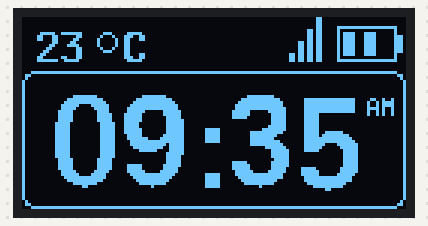
The sketch below on a simulated Arduino Uno, built with avr-gcc and run on an emulated ATmega328P. Shown: 128×64 one-colour display.

Above: at 0.3 s.

The sketch:

flexo3.ino
```cpp
#include "U8glib.h"

U8GLIB_SSD1306_128X64 u8g(U8G_I2C_OPT_NO_ACK);

void drawOverview() {
  u8g.setFont(u8g_font_8x13B);

  //Linha superior - temperatura
  u8g.drawStr( 5, 15, "23");
  u8g.drawCircle(28,8,3);
  u8g.drawStr( 34, 15, "C");
  //Hora
  u8g.setFont(u8g_font_fub30);
  u8g.drawStr( 10, 57, "09:35");

  //Texto - AM
  u8g.setFont(u8g_font_5x7);
  u8g.drawStr( 115, 33, "AM");

  //moldura relogio
  u8g.drawRFrame(0,18, 128, 46, 4);

  //Desenho bateria
  u8g.drawRFrame(105, 3, 20,12 , 0);
  u8g.drawBox(125, 6, 2,6);
  u8g.drawBox(107, 5, 4,8);
  u8g.drawBox(114, 5, 4,8);

  //Desenho linhas sinal
  u8g.drawVLine(99,0, 15);
  u8g.drawVLine(98,0, 15);
  u8g.drawVLine(96,4, 11);
  u8g.drawVLine(95,4, 11);
  u8g.drawVLine(93,8, 7);
  u8g.drawVLine(92,8, 7);
  u8g.drawVLine(90,12, 3);
  u8g.drawVLine(89,12, 3);

}

void drawCaneca() {
  u8g.setFont(u8g_font_8x13B);
  u8g.drawRFrame(0, 18, 128, 46, 4);
  u8g.drawStr( 30, 15, "BAFOMETRO");
  u8g.drawStr( 10, 37, "Aguarde");

    u8g.drawBox(80, 25, 20, 30);
    u8g.drawHLine(77, 24, 26);
    u8g.drawRFrame(78, 25 , 24, 32, 0);
    u8g.drawRFrame(77, 25 , 26, 32, 0);
    u8g.drawHLine(76, 57, 28);
    u8g.drawHLine(76, 58, 28);
    u8g.drawRFrame(102, 30 , 7, 20, 2);
    u8g.drawRFrame(102, 28 , 9, 24, 2);
    u8g.setColorIndex(0);
    u8g.drawBox(79, 25, 22, 1);
    u8g.setColorIndex(1);
}


void setup(void) {
  Serial.begin(9600);
  if ( u8g.getMode() == U8G_MODE_R3G3B2 ) {
    u8g.setColorIndex(255);     // white
  } else if ( u8g.getMode() == U8G_MODE_GRAY2BIT ) {
    u8g.setColorIndex(3);         // max intensity
  } else if ( u8g.getMode() == U8G_MODE_BW ) {
    u8g.setColorIndex(1);         // pixel on
  } else if ( u8g.getMode() == U8G_MODE_HICOLOR ) {
    u8g.setHiColorByRGB(255,255,255);
  }
}

void loop(void) {
  u8g.firstPage();
  do {
    drawOverview();
  } while( u8g.nextPage() );

  delay(10000);
  /* u8g.firstPage(); */
  /* do { */
  /*   drawCaneca(); */
  /* } while( u8g.nextPage() ); */

  /* delay(10000); */
}
```
